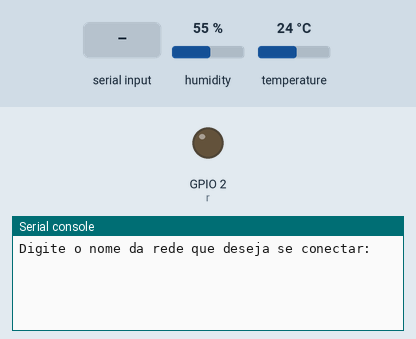
Simulated run of this program. Board: ESP32 board running MicroPython. On the bench: output pins drawn as LEDs (lit = HIGH), the last lines printed to the serial console. The inputs (shaded band) are chosen by the test bench; at power-on: humidity 55 %, temperature 24 °C. WiFi joins after 1.5 s; requests to the public web service named in the program get a made-up reply in its usual format after 0.4 s (London, UTC, broken clouds, 64 % humidity, 1013 hPa unless stated).

Above: at 1.2 s.
1.3 s: "0" typed at the serial console, then Enter
At 2.0 s:
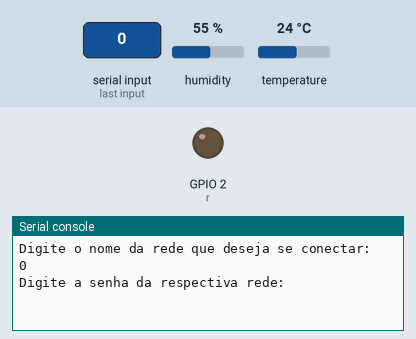
2.8 s: "1" typed at the serial console, then Enter
At 3.2 s:
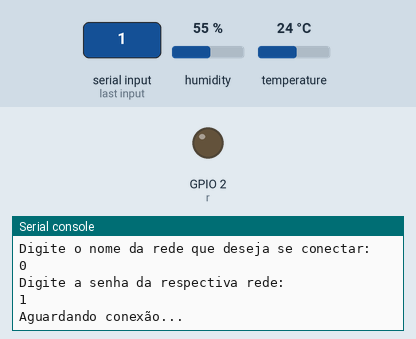
5.8 s: "5" typed at the serial console, then Enter
At 6.6 s:
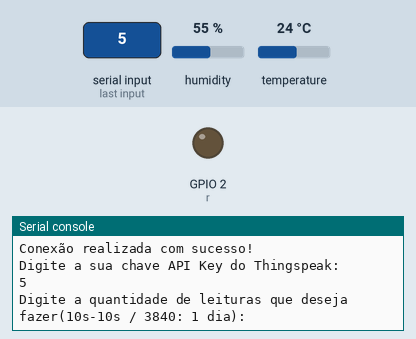
7.3 s: "90" typed at the serial console, then Enter
At 8.6 s:
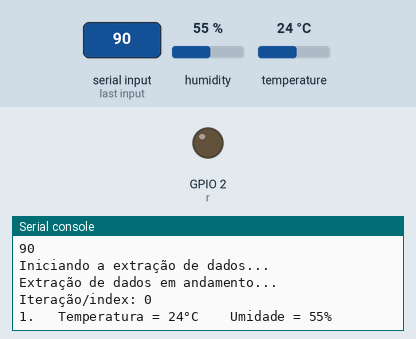
Timing chart, 0 to 9.8 s (numbered marks = the images above; inputs shaded):
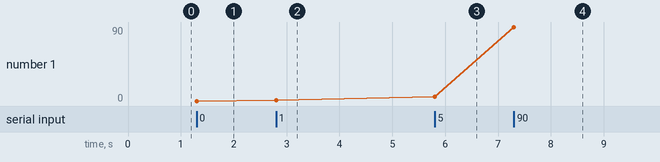

Measured:
- after the input at 1.3 s, the serial console: prints a new line at once (image 1)
- after the input at 2.8 s, the serial console: prints a new line at once (image 2)
- after the input at 5.8 s, the serial console: prints a new line at once (image 3)
- after the input at 7.3 s, the serial console: prints a new line at once (image 4)
- plotted number 1: 0 → 1 after the input at 2.8 s, 1 → 5 after the input at 5.8 s, 5 → 90 after the input at 7.3 s

The program:

module.py
```python
from wifi_lib import connect

import dht
import machine
import urequests
import time

ssid = input("Digite o nome da rede que deseja se conectar: ")
password = input("Digite a senha da respectiva rede: ")

print("Aguardando conexão...")

station = connect(ssid, password)

if not station.isconnected():
    print("Não foi possível se conectar. Valide os dados inseridos e tente novamente.")
else:
    print("Conexão realizada com sucesso!")

    api_key = input("Digite a sua chave API Key do Thingspeak: ")

    d = dht.DHT11(machine.Pin(4))
    r = machine.Pin(2, machine.Pin.OUT)

    r.value(0)

    quantity = int(input("Digite a quantidade de leituras que deseja fazer(10s-10s / 3840: 1 dia): "))

    print("Iniciando a extração de dados...")

    print("Extração de dados em andamento...")

    for i in range(quantity):
        print("Iteração/index:", i)
        d.measure()

        if (d.temperature() > 31 or d.humidity() > 70) and r.value() == 0:
            r.value(1)

        if (d.temperature() <= 31 and d.humidity() <= 70) and r.value() == 1:
            r.value(0)

        print("{}.".format(i + 1), (" " * (len(str(quantity)) - len(str(i + 1)))), "Temperatura = {}°C    Umidade = {}%".format(d.temperature(), d.humidity()))

        response = urequests.get("https://api.thingspeak.com/update?api_key={}&field1={}&field2={}&field3={}".format(api_key, d.temperature(), d.humidity(), r.value()))

        response.close()

        if (i < quantity - 1):
            time.sleep(10)

    station.disconnect()
```

wifi_lib.py
```python
def connect(ssid, password):
    import network
    import time

    station = network.WLAN(network.STA_IF)
    station.active(True)
    station.connect(ssid, password)

    for i in range (20):
        if station.isconnected():
            break
        time.sleep(0.1)
    return station
```
